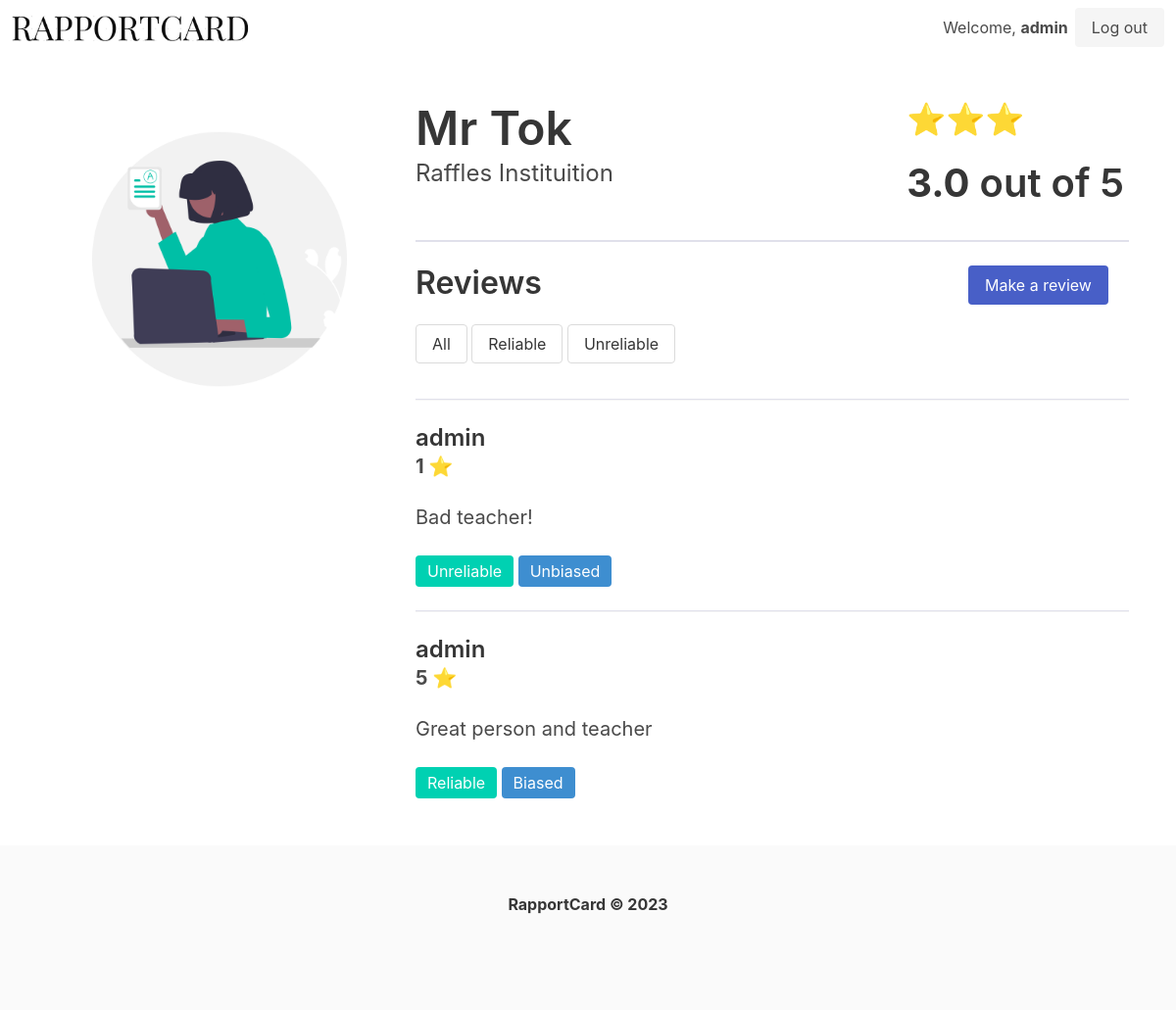
/teacher/1 (signed in), run on an earlier commit of the app's database.
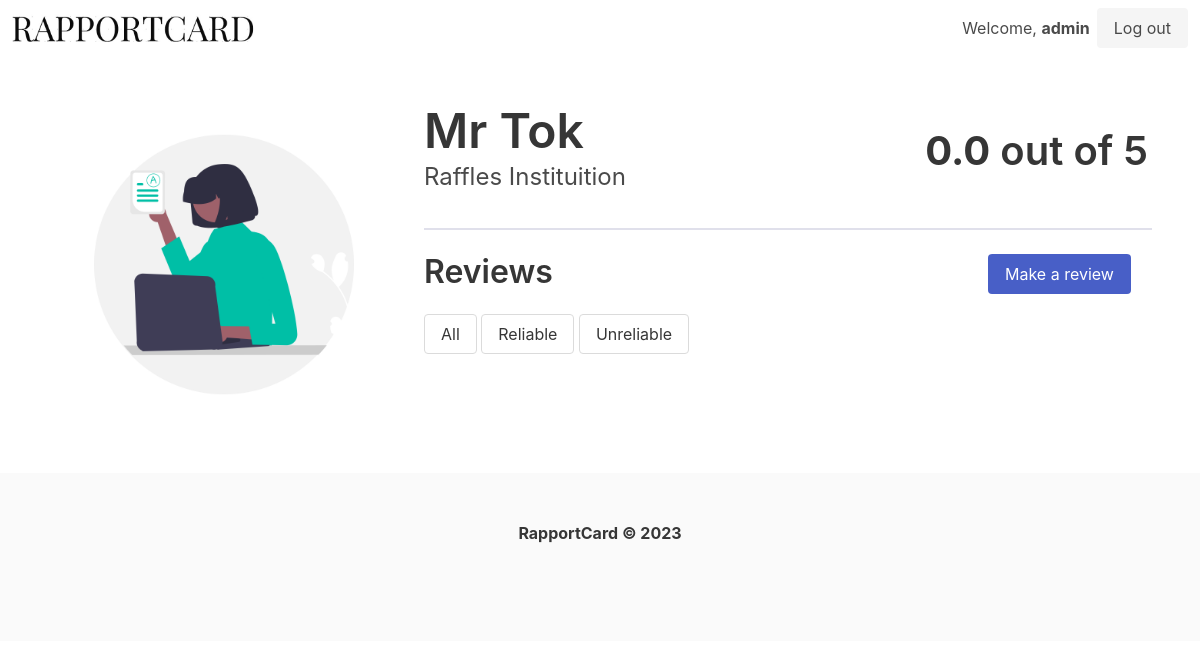
And on a later commit of the database.
### tables this page shows
CREATE TABLE users (
            id INTEGER PRIMARY KEY AUTOINCREMENT,
            username TEXT,
            password TEXT
        );

CREATE TABLE teachers (
            id INTEGER PRIMARY KEY,
            name TEXT,
            school_id INTEGER,
            FOREIGN KEY(school_id) REFERENCES schools(id)
        );

CREATE TABLE schools (
            id INTEGER PRIMARY KEY,
            name TEXT
        );

CREATE TABLE reviews (
            id INTEGER PRIMARY KEY AUTOINCREMENT,
            teacher_id INTEGER,
            user_id INTEGER,
            rating INTEGER,
            comment TEXT,
            flag TEXT,
            bias_rating INTEGER,
            bias_flag TEXT,
            reliable_flag TEXT,
            FOREIGN KEY(teacher_id) REFERENCES teachers(id),
            FOREIGN KEY(user_id) REFERENCES users(id)
        );

### main.py (the view)
@app.route("/teacher/<teacher_id>", methods=["GET"])
@login_required
def teacher_profile(teacher_id=""):
    result = db.get_teacher_by_id(teacher_id)
    reviews = db.get_review(teacher_id)
    print(result["rating"])
    print(round(result["rating"], None) * "⭐")
    result["bar"] = round(result["rating"], None) * "⭐"
    return render_template(
        "teacher.html", teacher_id=teacher_id, result=result, reviews=reviews
    )

### main.py (called while the page is built)
@login_manager.user_loader
def load_user(user_id):
    user = db.get_user_by_id(user_id)
    if user is None:
        return None
    else:
        return User(int(user["id"]), user["username"], user["password"])

### utils/datastore.py (called while the page is built)
    def get_conn(self) -> sqlite3.Connection:
        def dict_factory(cursor: sqlite3.Cursor, row: sqlite3.Row) -> dict:
            d = {}
            for idx, col in enumerate(cursor.description):
                d[col[0]] = row[idx]
            return d
        conn = sqlite3.connect(self.uri)
        conn.row_factory = dict_factory
        return conn

    def get_record(self, command, param=None):
        conn = self.get_conn()
        cur = conn.cursor()
        if param is None:
            cur.execute(query_table[command])
        else:
            cur.execute(query_table[command], param)
        return cur.fetchone()

    def get_records(self, command, param=None):
        conn = self.get_conn()
        cur = conn.cursor()
        if param is None:
            cur.execute(query_table[command])
        else:
            cur.execute(query_table[command], param)
        return cur.fetchall()

    def get_user_by_id(self, user_id):
        user = self.get_record("load_user_by_id", (user_id,))
        return user

    def get_teacher_by_id(self, teacher_id):
        teacher = self.get_record("get_teacher_by_id", (int(teacher_id),))
        score = self.get_record("get_aggregated_score", (int(teacher_id),))
        if score["rating"] is None:
            score["rating"] = 0.0
        return dict(teacher, **score)

    def get_review(self, teacher_id):
        reviews = self.get_records("get_review", (int(teacher_id),))
        return reviews

### templates/teacher.html (shortened to what this page needs)
{% extends "layout.html" %}
{% block body %}
<section class="section is-small">
  <div class="columns">
    <div class="column is-one-third">
      <figure class="image">
        <img src="{{url_for('static', filename='teacher_profile.png')}}">
      </figure>
    </div>
    <div class="column is-two-thirds">
      <div class="columns">
        <div class="column">
          <h1 class="title is-1">{{ result["teacher_name"] }}</h1>
          <h2 class="subtitle is-4">{{ result["school_name"] }}</h2>
        </div>
        <div class="column is-4">
          <h1 class="title is-3">{{ result["bar"] }}</h1>
          <h1 class="title is-2   "><b>{{ result["rating"]|round(1) }}</b> out of 5</h1>
        </div>
      </div>
      <hr style="border-top: 2px solid #e0e0eb;">
      <div class="columns">
        <div class="column">
          <h1 class="title is-3">Reviews</h1>
          <button class="button" id="all-button">All</button>
          <button class="button" id="bias-button">Reliable</button>
          <button class="button" id="unbias-button">Unreliable</button>
        </div>
        <div class="column is-3">
          <a class="button is-link" href="/teacher/{{ teacher_id }}/review">Make a review</a>
        </div>
      </div>
      {% if reviews %}
      {% for review in reviews %}
      <div class="row">
        <hr style="border-top: 1px solid #e0e0eb;">
        <h1 class="title is-4">{{ review["username"] }}</h1>
        <h2 class="subtitle is-5 is-right"><b>{{ review["rating"] }} ⭐</b></h2>
        <p class="is-size-5">{{ review["review"] }}</p>
        <br>
        <span class="tag is-primary is-medium">{{ review["reliable_flag"] }}</span> <span
          class="tag is-info is-medium">{{ review["bias_flag"] }}</span>
      </div>
      {% endfor %}
      {% endif %}
    </div>
  </div>
</section>
{% endblock %}

### templates/layout.html (shortened to what this page needs)
<!doctype html>
<html lang="en">
<head>
    <link rel="stylesheet" href="https://cdn.jsdelivr.net/npm/bulma@0.9.4/css/bulma.min.css">
</head>
<body>
    <nav class="navbar">
        <div class="navbar-brand">
            <a class="navbar-item" href="/">
                <img src="{{url_for('static', filename='logo.png')}}" width="auto" height="auto">
            </a>
        </div>
        <div class="navbar-end">
            <div class="navbar-item">
                {% if current_user.is_authenticated %}
                <h3 style="margin-right:7px">Welcome, <b>{{ current_user.username}}</b></h3>
                <a class="button is-light" href="/logout">
                    Log out
                </a>
                {% endif %}
            </div>
        </div>
    </nav>
    {% block body %}
    {% endblock %}
</body>
<footer class="footer">
    <div class="content has-text-centered">
        <p>
            <strong>RapportCard © 2023</strong>
        </p>
    </div>
</footer>
</html>

What changed in the data, as far as the page shows it:
removed reviews: username "admin", rating "1", review "Bad teacher!", reliable_flag "Unreliable", bias_flag "Unbiased"
removed reviews: username "admin", rating "5", review "Great person and teacher", reliable_flag "Reliable", bias_flag "Biased"
Also different on the page:
{{ result["rating"]|round(1) }}: "3.0" → "0.0"
{{ result["bar"] }}: "⭐⭐⭐" → (not shown)
